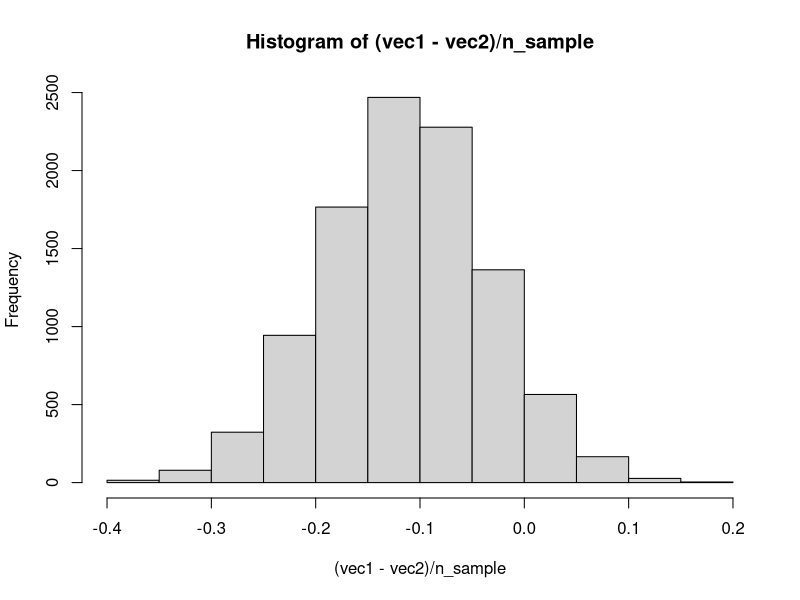

Here is the R script that generated this plot:
## ---- chunk 1
n_iter <- 10000
n_sample <- 40
probs <- c(0.80, 0.90)

vec1 <- rbinom(n_iter, n_sample, probs[1])
vec2 <- rbinom(n_iter, n_sample, probs[2])

hist((vec1 - vec2)/n_sample)
